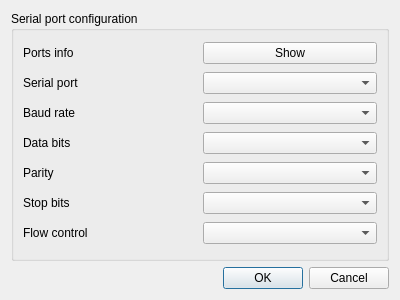
<?xml version="1.0" encoding="UTF-8"?>
<ui version="4.0">
 <class>PortSettingsDialog</class>
 <widget class="QDialog" name="PortSettingsDialog">
  <property name="geometry">
   <rect>
    <x>0</x>
    <y>0</y>
    <width>400</width>
    <height>300</height>
   </rect>
  </property>
  <property name="minimumSize">
   <size>
    <width>320</width>
    <height>240</height>
   </size>
  </property>
  <property name="windowTitle">
   <string>Configuration</string>
  </property>
  <layout class="QGridLayout" name="gridLayout">
   <item row="1" column="0">
    <widget class="QDialogButtonBox" name="buttonBox">
     <property name="orientation">
      <enum>Qt::Horizontal</enum>
     </property>
     <property name="standardButtons">
      <set>QDialogButtonBox::Cancel|QDialogButtonBox::Ok</set>
     </property>
    </widget>
   </item>
   <item row="0" column="0">
    <widget class="QGroupBox" name="selectBox">
     <property name="title">
      <string>Serial port configuration</string>
     </property>
     <layout class="QGridLayout" name="gridLayout_2">
      <item row="6" column="0">
       <widget class="QLabel" name="flowControlLabel">
        <property name="minimumSize">
         <size>
          <width>0</width>
          <height>0</height>
         </size>
        </property>
        <property name="text">
         <string>Flow control</string>
        </property>
       </widget>
      </item>
      <item row="4" column="2">
       <widget class="QComboBox" name="parityBox"/>
      </item>
      <item row="6" column="2">
       <widget class="QComboBox" name="flowControlBox"/>
      </item>
      <item row="1" column="2">
       <widget class="QComboBox" name="serialPortBox"/>
      </item>
      <item row="5" column="0">
       <widget class="QLabel" name="stopBitsLabel">
        <property name="text">
         <string>Stop bits</string>
        </property>
       </widget>
      </item>
      <item row="2" column="2">
       <widget class="QComboBox" name="baudRateBox"/>
      </item>
      <item row="1" column="0">
       <widget class="QLabel" name="serialPortLabel">
        <property name="text">
         <string>Serial port</string>
        </property>
       </widget>
      </item>
      <item row="3" column="2">
       <widget class="QComboBox" name="dataBitsBox"/>
      </item>
      <item row="4" column="0">
       <widget class="QLabel" name="parityLabel">
        <property name="text">
         <string>Parity</string>
        </property>
       </widget>
      </item>
      <item row="2" column="0">
       <widget class="QLabel" name="baudRateLabel">
        <property name="text">
         <string>Baud rate</string>
        </property>
       </widget>
      </item>
      <item row="3" column="0">
       <widget class="QLabel" name="dataBitsLabel">
        <property name="text">
         <string>Data bits</string>
        </property>
       </widget>
      </item>
      <item row="5" column="2">
       <widget class="QComboBox" name="stopBitsBox"/>
      </item>
      <item row="0" column="2">
       <widget class="QPushButton" name="portsInfoButton">
        <property name="text">
         <string>Show</string>
        </property>
       </widget>
      </item>
      <item row="0" column="0">
       <widget class="QLabel" name="label">
        <property name="text">
         <string>Ports info</string>
        </property>
       </widget>
      </item>
     </layout>
    </widget>
   </item>
  </layout>
 </widget>
 <resources/>
 <connections>
  <connection>
   <sender>buttonBox</sender>
   <signal>accepted()</signal>
   <receiver>PortSettingsDialog</receiver>
   <slot>accept()</slot>
   <hints>
    <hint type="sourcelabel">
     <x>248</x>
     <y>254</y>
    </hint>
    <hint type="destinationlabel">
     <x>157</x>
     <y>274</y>
    </hint>
   </hints>
  </connection>
  <connection>
   <sender>buttonBox</sender>
   <signal>rejected()</signal>
   <receiver>PortSettingsDialog</receiver>
   <slot>reject()</slot>
   <hints>
    <hint type="sourcelabel">
     <x>316</x>
     <y>260</y>
    </hint>
    <hint type="destinationlabel">
     <x>286</x>
     <y>274</y>
    </hint>
   </hints>
  </connection>
 </connections>
</ui>
